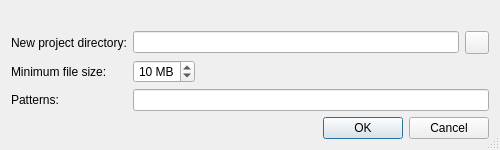
<?xml version="1.0" encoding="UTF-8"?>
<ui version="4.0">
 <class>LfConvertDataDialog</class>
 <widget class="QDialog" name="LfConvertDataDialog">
  <property name="geometry">
   <rect>
    <x>0</x>
    <y>0</y>
    <width>500</width>
    <height>143</height>
   </rect>
  </property>
  <property name="windowTitle">
   <string>Convert Repository Format</string>
  </property>
  <property name="sizeGripEnabled">
   <bool>true</bool>
  </property>
  <layout class="QGridLayout" name="gridLayout">
   <item row="0" column="0" colspan="4">
    <widget class="E5SqueezeLabelPath" name="currentProjectLabel"/>
   </item>
   <item row="1" column="0">
    <widget class="QLabel" name="label">
     <property name="text">
      <string>New project directory:</string>
     </property>
    </widget>
   </item>
   <item row="1" column="1" colspan="2">
    <widget class="QLineEdit" name="newProjectEdit">
     <property name="toolTip">
      <string>Enter the directory name of the new project directory</string>
     </property>
    </widget>
   </item>
   <item row="1" column="3">
    <widget class="QToolButton" name="newProjectButton">
     <property name="toolTip">
      <string>Press to select the new project directory name via a directory selection dialog</string>
     </property>
    </widget>
   </item>
   <item row="2" column="0">
    <widget class="QLabel" name="label_4">
     <property name="text">
      <string>Minimum file size:</string>
     </property>
    </widget>
   </item>
   <item row="2" column="1">
    <widget class="QSpinBox" name="lfFileSizeSpinBox">
     <property name="toolTip">
      <string>Enter the minimum file size in MB for files to be treated as Large Files</string>
     </property>
     <property name="alignment">
      <set>Qt::AlignRight|Qt::AlignTrailing|Qt::AlignVCenter</set>
     </property>
     <property name="suffix">
      <string> MB</string>
     </property>
     <property name="minimum">
      <number>1</number>
     </property>
     <property name="value">
      <number>10</number>
     </property>
    </widget>
   </item>
   <item row="2" column="2" colspan="2">
    <spacer name="horizontalSpacer">
     <property name="orientation">
      <enum>Qt::Horizontal</enum>
     </property>
     <property name="sizeHint" stdset="0">
      <size>
       <width>297</width>
       <height>20</height>
      </size>
     </property>
    </spacer>
   </item>
   <item row="3" column="0">
    <widget class="QLabel" name="label_5">
     <property name="text">
      <string>Patterns:</string>
     </property>
    </widget>
   </item>
   <item row="3" column="1" colspan="3">
    <widget class="QLineEdit" name="lfFilePatternsEdit">
     <property name="toolTip">
      <string>Enter file patterns (space separated) for files to be treated as Large Files</string>
     </property>
    </widget>
   </item>
   <item row="4" column="0" colspan="4">
    <widget class="QDialogButtonBox" name="buttonBox">
     <property name="orientation">
      <enum>Qt::Horizontal</enum>
     </property>
     <property name="standardButtons">
      <set>QDialogButtonBox::Cancel|QDialogButtonBox::Ok</set>
     </property>
    </widget>
   </item>
  </layout>
 </widget>
 <customwidgets>
  <customwidget>
   <class>E5SqueezeLabelPath</class>
   <extends>QLabel</extends>
   <header>E5Gui/E5SqueezeLabels.h</header>
  </customwidget>
 </customwidgets>
 <tabstops>
  <tabstop>newProjectEdit</tabstop>
  <tabstop>newProjectButton</tabstop>
  <tabstop>lfFileSizeSpinBox</tabstop>
  <tabstop>lfFilePatternsEdit</tabstop>
  <tabstop>buttonBox</tabstop>
 </tabstops>
 <resources/>
 <connections>
  <connection>
   <sender>buttonBox</sender>
   <signal>accepted()</signal>
   <receiver>LfConvertDataDialog</receiver>
   <slot>accept()</slot>
   <hints>
    <hint type="sourcelabel">
     <x>248</x>
     <y>254</y>
    </hint>
    <hint type="destinationlabel">
     <x>157</x>
     <y>274</y>
    </hint>
   </hints>
  </connection>
  <connection>
   <sender>buttonBox</sender>
   <signal>rejected()</signal>
   <receiver>LfConvertDataDialog</receiver>
   <slot>reject()</slot>
   <hints>
    <hint type="sourcelabel">
     <x>316</x>
     <y>260</y>
    </hint>
    <hint type="destinationlabel">
     <x>286</x>
     <y>274</y>
    </hint>
   </hints>
  </connection>
 </connections>
</ui>
